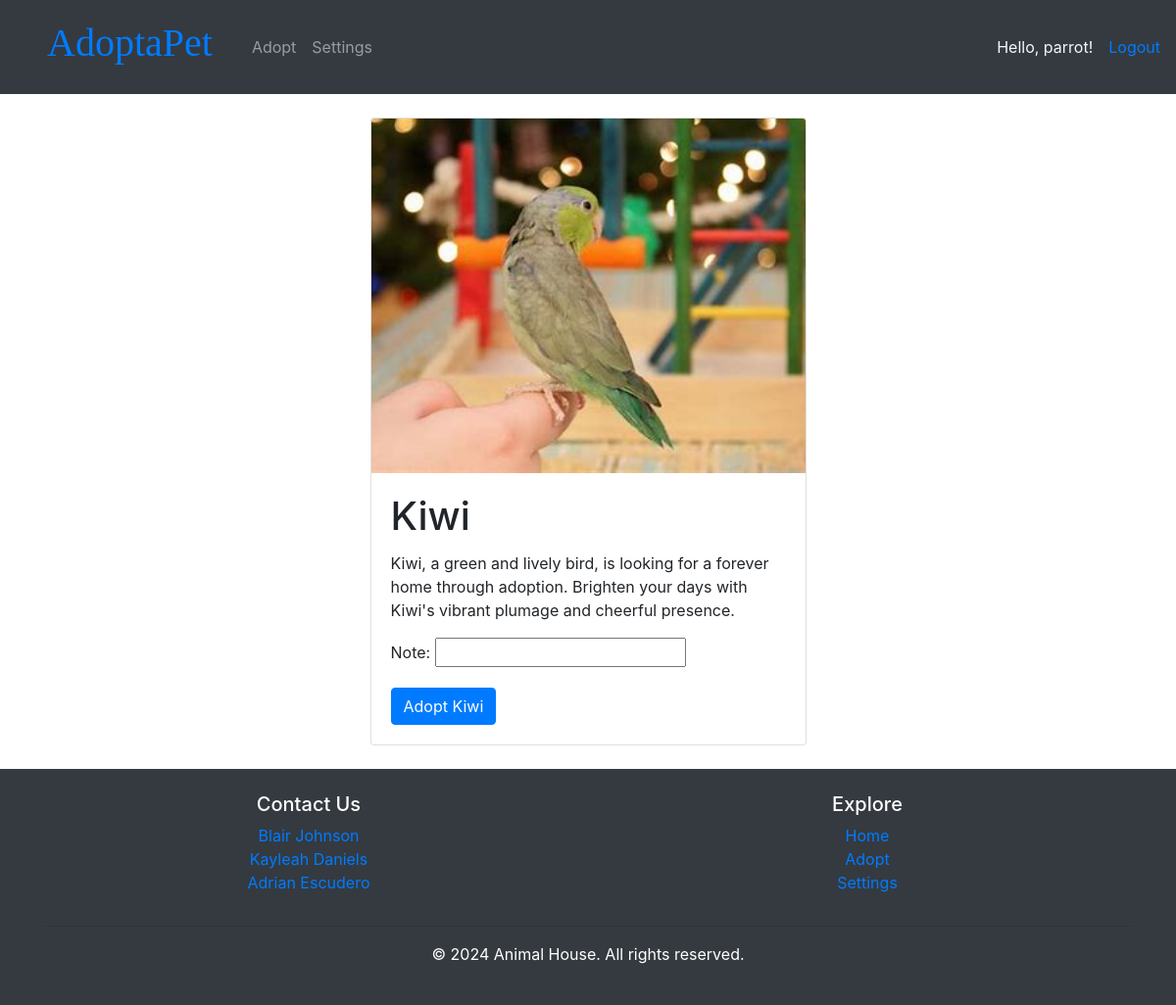
The app's page /adopt/5/ (signed in) with its own data.
### app/models.py (models this page shows, shortened)
class Pet(models.Model):
        GENDER = (
		('Male', 'Male'),
		('Female', 'Female'),
	)
        STATUS = (
        ('Adopted', 'Adopted'),
        ('Available', 'Available'),
	)
        name = models.CharField(max_length=200, null=True)
        age = models.IntegerField()
        gender = models.CharField(max_length=200, null=True, choices=GENDER)
        description = models.CharField(max_length=1000, null=True)
        pet_pic = models.ImageField(upload_to="pets_pics")
        status = models.CharField(max_length=200, default="Available", choices=STATUS)
        owner = models.ForeignKey(Owner, null=True, on_delete=models.CASCADE)
        date_created = models.DateTimeField(auto_now_add=True, null=True)

### app/decorators.py (the view)
		def wrapper_func(request, *args, **kwargs):
			group = None
			if request.user.groups.exists():
				group = request.user.groups.all()[0].name
			if group in allowed_roles:
				return view_func(request, *args, **kwargs)
			else:
				return HttpResponse("You are not authorized to view this page")

### app/forms.py
class AdoptionForm(ModelForm):
	class Meta:
		model = Adoption
		fields = ["note"]

### app/views.py (called while the page is built, shortened)
@login_required
@allowed_users(allowed_roles=["owner"])
def adoptionPage(request, id):
    pet = get_object_or_404(Pet, id=id)
    adoption_form = AdoptionForm()
    return render(request, 'adoption.html', {'pet': pet, 'adoption_form': adoption_form})

### app/templates/adoption.html
{% extends "base.html" %} {% block content %}
<div class="container mt-4">
  <div class="row">
    <div class="col-md-5 ml-auto mr-auto">
      <div class="card">
        <img
          src="{{ pet.pet_pic.url }}"
          class="card-img-top"
          alt="{{ pet.name }} Image"
        />
        <div class="card-body">
          <h1 class="card-title">{{ pet.name }}</h1>
          <p class="card-text">{{ pet.description }}</p>
          <form method="post" action="">
            {% csrf_token %} {{ adoption_form.as_p }}
            <button type="submit" class="btn btn-primary">
              Adopt {{ pet.name }}
            </button>
          </form>
        </div>
      </div>
    </div>
  </div>
</div>
<br>
{% endblock %}

### app/templates/base.html (shortened to what this page needs)
{% load static %}
<!DOCTYPE html>
<html lang="en">
  <head>
    <link rel="stylesheet" href="{% static "styles.css" %}">
    <link rel="stylesheet" href="{% static "pets.css" %}">
    <link
      rel="stylesheet"
      href="https://stackpath.bootstrapcdn.com/bootstrap/4.3.1/css/bootstrap.min.css"
    />
  </head>
  <body>
    <nav class="navbar navbar-expand-lg navbar-dark bg-dark">
        <div class="collapse navbar-collapse" id="navbarNav">
          <div class='AnimalHouse'><h1><a href="{% url "home" %}">AdoptaPet</a><h1></div>
            <ul class="navbar-nav">
              {% if request.user.is_authenticated %}
                  {% if request.user.is_staff %}
                      <li class="nav-item">
                          <a class="nav-link" href="{% url "pets" %}">Animals</a>
                      </li>
                      <li class="nav-item">
                          <a class="nav-link" href="{% url "dash" %}">Admin</a>
                      </li>
                  {% else %}
                      <li class="nav-item">
                          <a class="nav-link" href="{% url "pets" %}">Adopt</a>
                      </li>
                      <li class="nav-item">
                          <a class="nav-link" href="{% url "settings" %}">Settings</a>
                      </li>
                  {% endif %}
              {% endif %}
          </ul>
          <div class="d-flex ml-auto">
              {% if request.user.is_authenticated %}
                  <span class="hello-msg mr-3">Hello, {{ request.user }}!</span>
                  <a class="hello-msg" href="{% url "logout" %}">Logout</a>
              {% else %}
                  <a class="hello-msg" href="{% url "login" %}">Sign In</a>
              {% endif %}
          </div>
      </nav>
    {% block content %}{% endblock content %}
    <footer class="bg-dark text-white">
      <div class="container py-4">
          <div class="row">
              <div class="col-md">
                {% if not request.user.is_staff %}
                  <h5>Contact Us</h5>
                  <ul class="list-unstyled">
                      <li><a href="https://www.linkedin.com/in/blair-johnson-47536927b/" target="_blank">Blair Johnson</a></li>
                      <li><a href="https://www.linkedin.com/in/kayleah-daniels-29041b290/" target="_blank">Kayleah Daniels</a></li>
                      <li><a href="https://www.linkedin.com/in/adrian-escudero-a5336a27b/" target="_blank">Adrian Escudero</a></li>
                  </ul>
              </div>
                  <div class="col-md">
                      <h5>Explore</h5>
                      <ul class="list-unstyled">
                          <li><a href="{% url "home" %}">Home</a></li>
                          <li><a href="{% url "pets" %}">Adopt</a></li>
                          <li><a href="{% url "settings" %}">Settings</a></li>
                      </ul>
                  </div>
              {% endif %}
          </div>
          <hr />
          <p class="text-center">&copy; 2024 Animal House. All rights reserved.</p>
      </div>
  </footer>
    </body>
  </body>
</html>

### app/static/styles.css (style rules this page uses)
html, body { height: 100%; margin: 0; }
.mr-3 { color: aliceblue; }
footer { display: flex; justify-content: flex-end; position: relative; left: 0; bottom: 0; width: 100%; text-align: center; }
.AnimalHouse { color: rgb(246, 251, 255); font-family: Georgia, 'Times New Roman', Times, serif; margin: 1.5vh 4vh ; }

### app/static/pets.css (style rules this page uses)
.card { height: 100%; display: flex; flex-direction: column; }
.card img { flex-grow: 1; object-fit: cover; }

### records on screen
Pet: pet_pic (picture), name "Kiwi", description "Kiwi, a green and lively bird, is looking for a forever home through adoption. Brighten your days with Kiwi's vibrant plumage and cheerful presence."

### other values on screen
{{ request.user }} "parrot"
